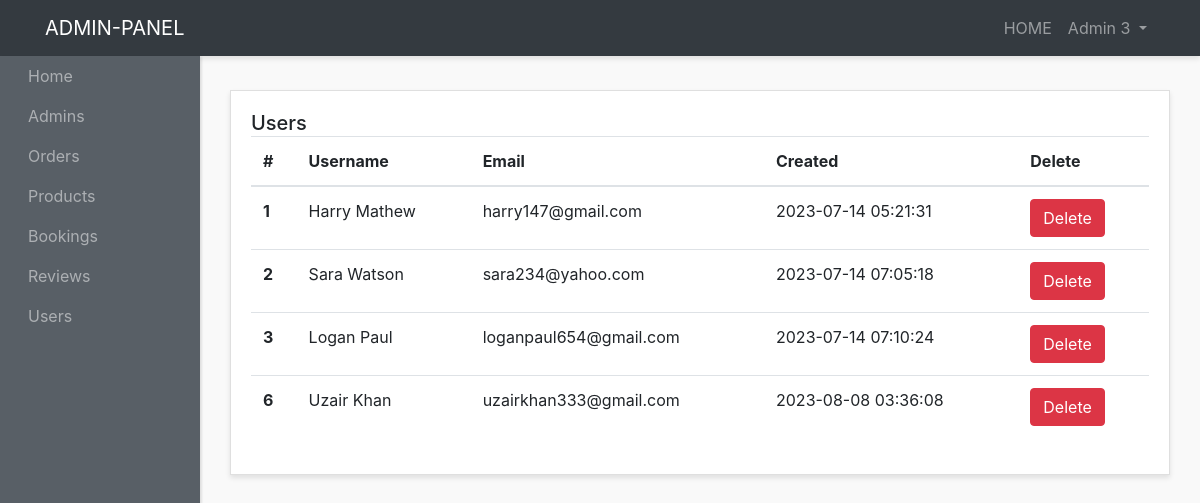
The app's page /admin-panel/users-admins/show-app-users.php (signed in) with its own data.
### tables this page shows
CREATE TABLE `users` (
  `id` int(10) NOT NULL,
  `username` varchar(200) NOT NULL,
  `email` varchar(200) NOT NULL,
  `password` varchar(200) NOT NULL,
  `created_at` timestamp NOT NULL DEFAULT current_timestamp()
);

### admin-panel/users-admins/show-app-users.php (the view, shortened to what this page needs)
<?php
require "../layouts/header.php";
require "../../config/config.php";
$users = $conn->query("SELECT * FROM users");
$users->execute();
$allUsers = $users->fetchAll(PDO::FETCH_OBJ);
?>
<div class="container-fluid">
    <div class="row">
        <div class="col">
            <div class="card">
                <div class="card-body">
                    <h5 class="card-title mb-4 d-inline">Users</h5>
                    <table class="table">
                        <thead>
                            <tr>
                                <th scope="col">#</th>
                                <th scope="col">Username</th>
                                <th scope="col">Email</th>
                                <th scope="col">Created</th>
                                <th scope="col">Delete</th>
                            </tr>
                        </thead>
                        <tbody>
                            <?php foreach ($allUsers as $user) : ?>
                                <tr>
                                    <th scope="row"><?php echo $user->id; ?></th>
                                    <td><?php echo $user->username; ?></td>
                                    <td><?php echo $user->email; ?></td>
                                    <td><?php echo $user->created_at; ?></td>
                                    <td><a href="delete-products.php?id=<?php echo $user->id; ?>" class="btn btn-danger  text-center ">Delete</a></td>
                                </tr>
                            <?php endforeach; ?>
                        </tbody>
                    </table>
                </div>
            </div>
        </div>
    </div>
</div>
<?php require "../layouts/footer.php"; ?>

### admin-panel/styles/style.css (style rules this page uses)
body { background: #f9f9f9; }
.card { margin-bottom: 15px; border-radius: 0; box-shadow: 0 3px 5px rgba(0, 0, 0, .1); }

### records on screen
users: id "1", username "Harry Mathew", email "harry147@gmail.com", created_at "2023-07-14 05:21:31"
users: id "2", username "Sara Watson", email "sara234@yahoo.com", created_at "2023-07-14 07:05:18"
users: id "3", username "Logan Paul", email "loganpaul654@gmail.com", created_at "2023-07-14 07:10:24"
users: id "6", username "Uzair Khan", email "uzairkhan333@gmail.com", created_at "2023-08-08 03:36:08"

### other values on screen
$_SESSION['admin_name'] "Admin 3"
